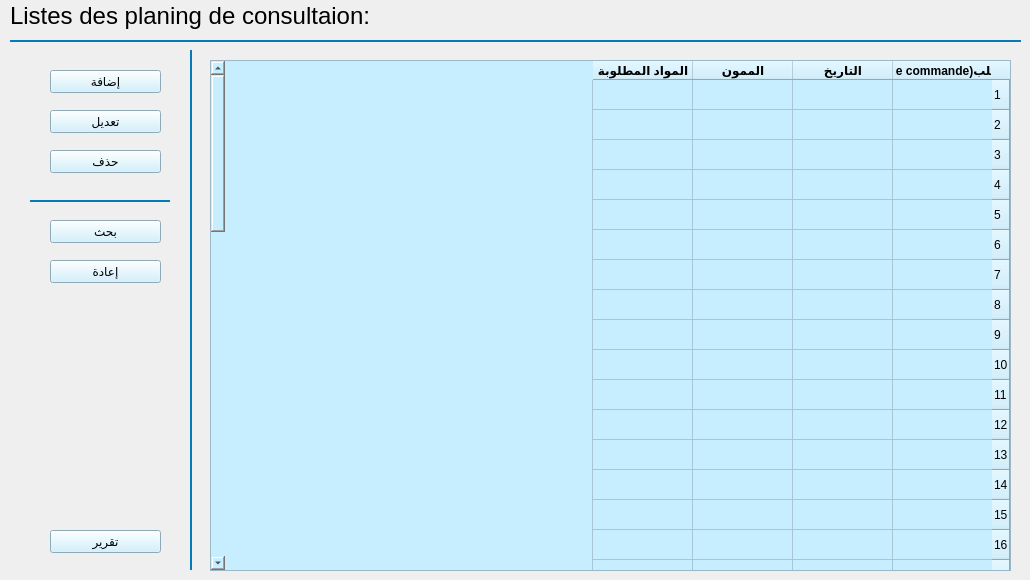
            <widget class="QWidget" name="entree">
             <widget class="QLabel" name="label_4">
              <property name="geometry">
               <rect>
                <x>10</x>
                <y>0</y>
                <width>451</width>
                <height>31</height>
               </rect>
              </property>
              <property name="font">
               <font>
                <pointsize>18</pointsize>
               </font>
              </property>
              <property name="layoutDirection">
               <enum>Qt::LeftToRight</enum>
              </property>
              <property name="text">
               <string>Listes des planing de consultaion:</string>
              </property>
             </widget>
             <widget class="QWidget" name="widget_3" native="true">
              <property name="geometry">
               <rect>
                <x>10</x>
                <y>40</y>
                <width>1011</width>
                <height>2</height>
               </rect>
              </property>
              <property name="sizePolicy">
               <sizepolicy hsizetype="Preferred" vsizetype="Fixed">
                <horstretch>0</horstretch>
                <verstretch>0</verstretch>
               </sizepolicy>
              </property>
              <property name="minimumSize">
               <size>
                <width>0</width>
                <height>2</height>
               </size>
              </property>
              <property name="maximumSize">
               <size>
                <width>16777215</width>
                <height>2</height>
               </size>
              </property>
              <property name="styleSheet">
               <string notr="true">background-color: rgb(5, 122, 185);</string>
              </property>
             </widget>
             <widget class="QTableWidget" name="tableWidget_5">
              <property name="geometry">
               <rect>
                <x>210</x>
                <y>60</y>
                <width>801</width>
                <height>511</height>
               </rect>
              </property>
              <property name="cursor" stdset="0">
               <cursorShape>ForbiddenCursor</cursorShape>
              </property>
              <property name="layoutDirection">
               <enum>Qt::RightToLeft</enum>
              </property>
              <property name="styleSheet">
               <string notr="true">background-color: rgb(199, 238, 255);</string>
              </property>
              <property name="editTriggers">
               <set>QAbstractItemView::NoEditTriggers</set>
              </property>
              <property name="selectionMode">
               <enum>QAbstractItemView::SingleSelection</enum>
              </property>
              <property name="selectionBehavior">
               <enum>QAbstractItemView::SelectRows</enum>
              </property>
              <property name="gridStyle">
               <enum>Qt::SolidLine</enum>
              </property>
              <property name="sortingEnabled">
               <bool>false</bool>
              </property>
              <row>
               <property name="text">
                <string>1</string>
               </property>
              </row>
              <row>
               <property name="text">
                <string>2</string>
               </property>
              </row>
              <row>
               <property name="text">
                <string>3</string>
               </property>
              </row>
              <row>
               <property name="text">
                <string>4</string>
               </property>
              </row>
              <row>
               <property name="text">
                <string>5</string>
               </property>
              </row>
              <row>
               <property name="text">
                <string>6</string>
               </property>
              </row>
              <row>
               <property name="text">
                <string>7</string>
               </property>
              </row>
              <row>
               <property name="text">
                <string>8</string>
               </property>
              </row>
              <row>
               <property name="text">
                <string>9</string>
               </property>
              </row>
              <row>
               <property name="text">
                <string>10</string>
               </property>
              </row>
              <row>
               <property name="text">
                <string>11</string>
               </property>
              </row>
              <row>
               <property name="text">
                <string>12</string>
               </property>
              </row>
              <row>
               <property name="text">
                <string>13</string>
               </property>
              </row>
              <row>
               <property name="text">
                <string>14</string>
               </property>
              </row>
              <row>
               <property name="text">
                <string>15</string>
               </property>
              </row>
              <row>
               <property name="text">
                <string>16</string>
               </property>
              </row>
              <row>
               <property name="text">
                <string>17</string>
               </property>
              </row>
              <row>
               <property name="text">
                <string>18</string>
               </property>
              </row>
              <row>
               <property name="text">
                <string>19</string>
               </property>
              </row>
              <row>
               <property name="text">
                <string>20</string>
               </property>
              </row>
              <row>
               <property name="text">
                <string>21</string>
               </property>
              </row>
              <row>
               <property name="text">
                <string>22</string>
               </property>
              </row>
              <row>
               <property name="text">
                <string>23</string>
               </property>
              </row>
              <row>
               <property name="text">
                <string>24</string>
               </property>
              </row>
              <row>
               <property name="text">
                <string>25</string>
               </property>
              </row>
              <row>
               <property name="text">
                <string>26</string>
               </property>
              </row>
              <row>
               <property name="text">
                <string>27</string>
               </property>
              </row>
              <row>
               <property name="text">
                <string>28</string>
               </property>
              </row>
              <row>
               <property name="text">
                <string>29</string>
               </property>
              </row>
              <row>
               <property name="text">
                <string>30</string>
               </property>
              </row>
              <row>
               <property name="text">
                <string>31</string>
               </property>
              </row>
              <row>
               <property name="text">
                <string>32</string>
               </property>
              </row>
              <row>
               <property name="text">
                <string>33</string>
               </property>
              </row>
              <row>
               <property name="text">
                <string>34</string>
               </property>
              </row>
              <row>
               <property name="text">
                <string>35</string>
               </property>
              </row>
              <row>
               <property name="text">
                <string>36</string>
               </property>
              </row>
              <row>
               <property name="text">
                <string>37</string>
               </property>
              </row>
              <row>
               <property name="text">
                <string>38</string>
               </property>
              </row>
              <row>
               <property name="text">
                <string>39</string>
               </property>
              </row>
              <row>
               <property name="text">
                <string>40</string>
               </property>
              </row>
              <row>
               <property name="text">
                <string>41</string>
               </property>
              </row>
              <row>
               <property name="text">
                <string>42</string>
               </property>
              </row>
              <row>
               <property name="text">
                <string>43</string>
               </property>
              </row>
              <row>
               <property name="text">
                <string>44</string>
               </property>
              </row>
              <row>
               <property name="text">
                <string>45</string>
               </property>
              </row>
              <row>
               <property name="text">
                <string>46</string>
               </property>
              </row>
              <row>
               <property name="text">
                <string>47</string>
               </property>
              </row>
              <row>
               <property name="text">
                <string>48</string>
               </property>
              </row>
              <row>
               <property name="text">
                <string>49</string>
               </property>
              </row>
              <column>
               <property name="text">
                <string>(N. bon de commande)رقم الطلب </string>
               </property>
               <property name="font">
                <font>
                 <weight>75</weight>
                 <bold>true</bold>
                </font>
               </property>
              </column>
              <column>
               <property name="text">
                <string>التاريخ</string>
               </property>
               <property name="font">
                <font>
                 <weight>75</weight>
                 <bold>true</bold>
                </font>
               </property>
              </column>
              <column>
               <property name="text">
                <string>الممون</string>
               </property>
               <property name="font">
                <font>
                 <weight>75</weight>
                 <bold>true</bold>
                </font>
               </property>
              </column>
              <column>
               <property name="text">
                <string>المواد المطلوبة</string>
               </property>
               <property name="font">
                <font>
                 <weight>75</weight>
                 <bold>true</bold>
                </font>
               </property>
              </column>
             </widget>
             <widget class="QPushButton" name="pushButton_18">
              <property name="geometry">
               <rect>
                <x>50</x>
                <y>70</y>
                <width>111</width>
                <height>23</height>
               </rect>
              </property>
              <property name="layoutDirection">
               <enum>Qt::LeftToRight</enum>
              </property>
              <property name="styleSheet">
               <string notr="true">background-color: rgb(199, 238, 255);</string>
              </property>
              <property name="text">
               <string>إضافة</string>
              </property>
             </widget>
             <widget class="QPushButton" name="pushButton_19">
              <property name="geometry">
               <rect>
                <x>50</x>
                <y>220</y>
                <width>111</width>
                <height>23</height>
               </rect>
              </property>
              <property name="layoutDirection">
               <enum>Qt::LeftToRight</enum>
              </property>
              <property name="styleSheet">
               <string notr="true">background-color: rgb(199, 238, 255);</string>
              </property>
              <property name="text">
               <string>بحث</string>
              </property>
             </widget>
             <widget class="QWidget" name="widget_11" native="true">
              <property name="geometry">
               <rect>
                <x>190</x>
                <y>50</y>
                <width>2</width>
                <height>520</height>
               </rect>
              </property>
              <property name="sizePolicy">
               <sizepolicy hsizetype="Preferred" vsizetype="Fixed">
                <horstretch>0</horstretch>
                <verstretch>0</verstretch>
               </sizepolicy>
              </property>
              <property name="minimumSize">
               <size>
                <width>2</width>
                <height>20</height>
               </size>
              </property>
              <property name="maximumSize">
               <size>
                <width>2</width>
                <height>16777215</height>
               </size>
              </property>
              <property name="styleSheet">
               <string notr="true">background-color: rgb(5, 122, 185);</string>
              </property>
             </widget>
             <widget class="QPushButton" name="pushButton_20">
              <property name="geometry">
               <rect>
                <x>50</x>
                <y>530</y>
                <width>111</width>
                <height>23</height>
               </rect>
              </property>
              <property name="layoutDirection">
               <enum>Qt::LeftToRight</enum>
              </property>
              <property name="styleSheet">
               <string notr="true">background-color: rgb(199, 238, 255);</string>
              </property>
              <property name="text">
               <string>تقرير</string>
              </property>
             </widget>
             <widget class="QPushButton" name="pushButton_21">
              <property name="geometry">
               <rect>
                <x>50</x>
                <y>260</y>
                <width>111</width>
                <height>23</height>
               </rect>
              </property>
              <property name="layoutDirection">
               <enum>Qt::LeftToRight</enum>
              </property>
              <property name="styleSheet">
               <string notr="true">background-color: rgb(199, 238, 255);</string>
              </property>
              <property name="text">
               <string>إعادة</string>
              </property>
             </widget>
             <widget class="QPushButton" name="pushButton_22">
              <property name="geometry">
               <rect>
                <x>50</x>
                <y>110</y>
                <width>111</width>
                <height>23</height>
               </rect>
              </property>
              <property name="layoutDirection">
               <enum>Qt::LeftToRight</enum>
              </property>
              <property name="styleSheet">
               <string notr="true">background-color: rgb(199, 238, 255);</string>
              </property>
              <property name="text">
               <string>تعديل</string>
              </property>
             </widget>
             <widget class="QPushButton" name="pushButton_23">
              <property name="geometry">
               <rect>
                <x>50</x>
                <y>150</y>
                <width>111</width>
                <height>23</height>
               </rect>
              </property>
              <property name="layoutDirection">
               <enum>Qt::LeftToRight</enum>
              </property>
              <property name="styleSheet">
               <string notr="true">background-color: rgb(199, 238, 255);</string>
              </property>
              <property name="text">
               <string>حذف</string>
              </property>
             </widget>
             <widget class="QWidget" name="widget_12" native="true">
              <property name="geometry">
               <rect>
                <x>30</x>
                <y>200</y>
                <width>140</width>
                <height>2</height>
               </rect>
              </property>
              <property name="sizePolicy">
               <sizepolicy hsizetype="Preferred" vsizetype="Fixed">
                <horstretch>0</horstretch>
                <verstretch>0</verstretch>
               </sizepolicy>
              </property>
              <property name="minimumSize">
               <size>
                <width>0</width>
                <height>2</height>
               </size>
              </property>
              <property name="maximumSize">
               <size>
                <width>16777215</width>
                <height>2</height>
               </size>
              </property>
              <property name="styleSheet">
               <string notr="true">background-color: rgb(5, 122, 185);</string>
              </property>
             </widget>
            </widget>
